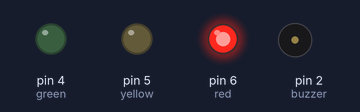
Simulated run of this sketch. Board: Arduino Uno, built with avr-gcc and run on an emulated ATmega328P. Shown: output pins drawn as LEDs (lit = HIGH), buzzer (waves = sounding).

Above: at 0.1 s.
At 7.6 s:
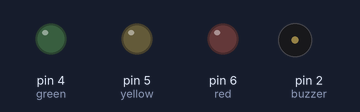
At 12.1 s:
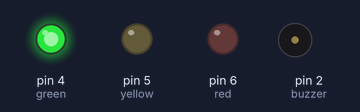
At 26.1 s:
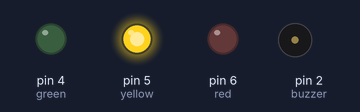
At 36.1 s:
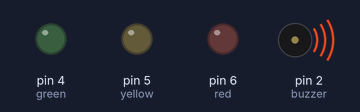
Timing chart, 0 to 39.5 s (numbered marks = the images above):
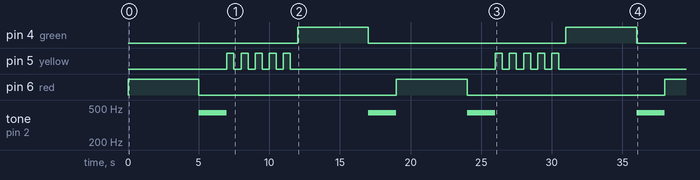

Measured:
- by itself, pin 4 (green), pin 6 (red): alternates HIGH for 5.0 s and LOW for 14.0 s
- by itself, pin 5 (yellow): goes 4 × (HIGH 0.50 s, LOW 0.50 s), HIGH 0.50 s, LOW 14.5 s, 4 × (HIGH 0.50 s, LOW 0.50 s), HIGH 0.50 s, then LOW
- by itself, tone on pin 2 (buzzer): plays 440 Hz for 2.0 s, 440 Hz for 2.0 s, 440 Hz for 2.0 s, 440 Hz for 2.0 s

The sketch:

Traffic_Buzzer.ino
```cpp
void setup()
{
  pinMode(4, OUTPUT); // green
  pinMode(5, OUTPUT); //yellow
  pinMode(6, OUTPUT); //red
  pinMode(2, OUTPUT); //buzzer
}

void loop()
{
  digitalWrite(6, HIGH);
  delay(5000);
  digitalWrite(6, LOW);
  tone(2, 440);
  delay(2000);
  noTone(2);

  for (int i=0; i<5; i++){
  	digitalWrite(5, HIGH);
    delay(500);
    digitalWrite(5, LOW);
    delay(500);
  }

  digitalWrite(4, HIGH);
  delay(5000);
  digitalWrite(4, LOW);
  tone(2, 440);
  delay(2000);
  noTone(2);

}
```
